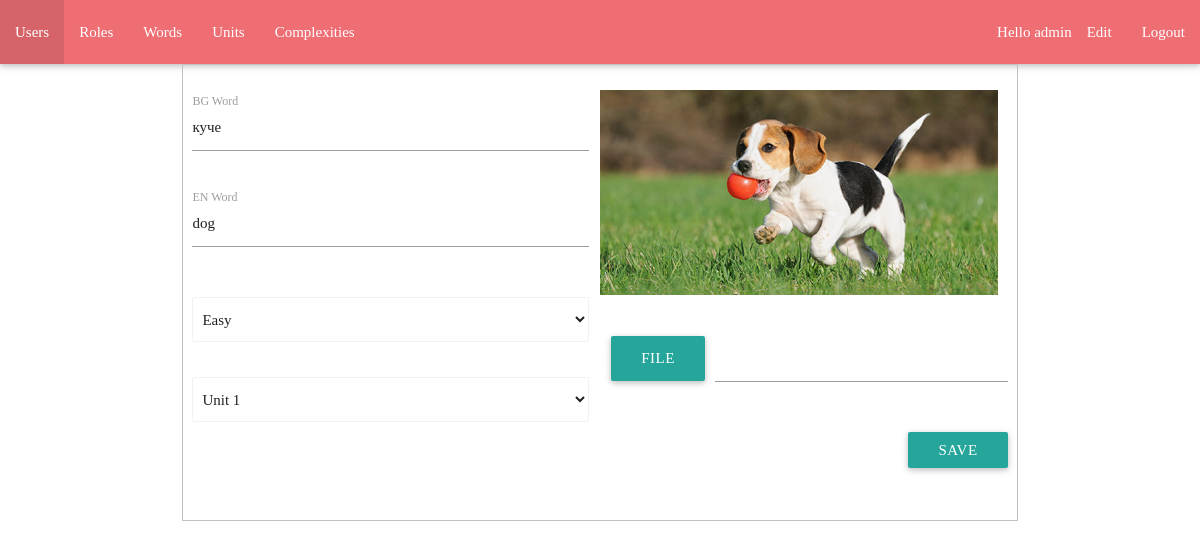
The app's page /edit_word.php?id=1 (signed in) with its own data.
### tables this page shows
CREATE TABLE `words` (
  `id` int(10) UNSIGNED NOT NULL,
  `bgword` varchar(50) NOT NULL,
  `enword` varchar(50) NOT NULL,
  `imagepath` varchar(255) DEFAULT NULL,
  `complexity_id` int(11) NOT NULL,
  `unit_id` int(11) NOT NULL
);

CREATE TABLE `complexities` (
  `id` int(11) UNSIGNED NOT NULL,
  `name` varchar(50) NOT NULL
);

CREATE TABLE `units` (
  `id` int(11) NOT NULL,
  `name` varchar(55) NOT NULL
);

### DAL/WordsRepository.php (called while the page is built, shortened)
<?php
require_once '/models/Word.php';
class WordsRepository
{
	private $connection;
	public function __construct() {
		$url = 'localhost';
		$dbUsername = 'root';
		$dbPass = '';
		$dbName = 'learn-english';
		$this->connection = new mysqli($url, $dbUsername, $dbPass, $dbName);
		mysqli_set_charset($this->connection, 'utf8');
	}
	function getById($id) {
		$words = $this->getAll();
		foreach ($words as $w) {
			if ($w->getId() == $id) {
				return $w;
			}
		}
		return null;
	}
	function getAll() {
		$result = $this->connection->query("SELECT * FROM `words`");
		$words = array();
		while ($row = $result->fetch_assoc()) {
			$word = new Word();
			$word->setId($row["id"]);
			$word->setBgWord($row["bgword"]);
			$word->setEnWord($row["enword"]);
			$word->setImagePath($row["imagepath"]);
			$word->setComplexityId($row["complexity_id"]);
			$word->setUnitId($row["unit_id"]);
			array_push($words, $word);
		}
		return $words;
	}
}

### models/Word.php (called while the page is built, shortened)
<?php
class Word
{
	private $id;
	private $bgword;
	private $enword;
	private $imagepath;
	private $complexity_id;
	private $unit_id;
	public function getId() {
		return $this->id;
	}
	public function getBgWord() {
		return $this->bgword;
	}
	public  function getEnWord() {
		return $this->enword;
	}
	public  function getImagePath() {
		return $this->imagepath;
	}
	public  function getComplexityId() {
		return $this->complexity_id;
	}
	public  function getUnitId() {
		return $this->unit_id;
	}
	public function setId($id) {
		$this->id = $id;
	}
	public function setBgWord($bg_word) {
		$this->bgword = $bg_word;
	}
	public function setEnWord($en_word) {
		$this->enword = $en_word;
	}
	public  function setImagePath($path) {
		$this->imagepath = $path;
	}
	public  function setComplexityId($complexity_id) {
		$this->complexity_id = $complexity_id;
	}
	public  function setUnitId($unit_id) {
		$this->unit_id = $unit_id;
	}
}

### DAL/ComplexitiesRepository.php (called while the page is built, shortened)
<?php
require_once '/models/Complexity.php';
class ComplexitiesRepository
{
	private $connection;
	public function __construct() {
		$url = 'localhost';
		$dbUsername = 'root';
		$dbPass = '';
		$dbName = 'learn-english';
		$this->connection = new mysqli($url, $dbUsername, $dbPass, $dbName);
		mysqli_set_charset($this->connection, 'utf8');
	}
	function getAll() {
		$result = $this->connection->query("SELECT * FROM `complexities`");
		$complexities = array();
		while ($row = $result->fetch_assoc()) {
			$complexity = new Complexity();
			$complexity->setId($row["id"]);
			$complexity->setName($row["name"]);
			array_push($complexities, $complexity);
		}
		return $complexities;
	}
}

### models/Complexity.php (called while the page is built, shortened)
<?php
class Complexity
{
	private $id;
	private $name;
	public function getId() {
		return $this->id;
	}
	public function getName() {
		return $this->name;
	}
	public function setId($id) {
		$this->id = $id;
	}
	public function setName($name) {
		$this->name = $name;
	}
}

### DAL/UnitsRepository.php (called while the page is built, shortened)
<?php
require_once '/models/Unit.php';
class UnitsRepository
{
	private $connection;
	public function __construct() {
		$url = 'localhost';
		$dbUsername = 'root';
		$dbPass = '';
		$dbName = 'learn-english';
		$this->connection = new mysqli($url, $dbUsername, $dbPass, $dbName);
		mysqli_set_charset($this->connection, 'utf8');
	}
	function getAll() {
		$result = $this->connection->query("SELECT * FROM `units`");
		$units = array();
		while ($row = $result->fetch_assoc()) {
			$unit = new Unit();
			$unit->setId($row["id"]);
			$unit->setName($row["name"]);
			array_push($units, $unit);
		}
		return $units;
	}
}

### models/Unit.php (called while the page is built, shortened)
<?php
class Unit
{
	private $id;
	private $name;
	public function getId() {
		return $this->id;
	}
	public function getName() {
		return $this->name;
	}
	public function setId($id) {
		$this->id = $id;
	}
	public function setName($name) {
		$this->name = $name;
	}
}

### edit_word.php (the view, shortened to what this page needs)
<?php
	require_once '/partials/header-admin.php';
	require_once '/DAL/WordsRepository.php';
	require_once '/DAL/ComplexitiesRepository.php';
	require_once '/DAL/UnitsRepository.php';
	$wordsRepository = new WordsRepository();
	$word = new Word();
	if (isset($_GET['id'])) {
		$word = $wordsRepository->getById($_GET['id']);
	}
	$complexitiesRepository = new ComplexitiesRepository();
	$complexities = $complexitiesRepository->getAll();
	$unitsRepository = new UnitsRepository();
	$units = $unitsRepository->getAll();
?>
<div class="well bs-component">
	<form class="form-horizontal" action="" method="POST" enctype="multipart/form-data">
		<fieldset>
			<div class="row">
				<div class="col s6">
					<div class="row">
						<div class="input-field col s12">
							<input type="text" name="bgword" id="bgword" class="validate" value="<?= $word->getBgWord() ?>" required />
							<label for="bgword">BG Word</label>
						</div>
					</div>
					<div class="row">
						<div class="input-field col s12">
							<label for="enword">EN Word</label>
							<input type="text" name="enword" id="enword" value="<?= $word->getEnWord() ?>" req />
						</div>
					</div>
					<div class="row">
						<div class="input-field col s12">
							<select name="complexity" id="complexity">
								<?php
								foreach ($complexities as $c) :
									?>
									<option value="<?= $c->getId() ?>" <?= $c->getId() == $word->getComplexityId() ? 'selected' : '' ?>><?= $c->getName() ?></option>
									<?php
								endforeach;
								?>
							</select>
						</div>
					</div>
					<div class="row">
						<div class="input-field col s12">
							<select name="unit" id="unit">
								<?php
								foreach ($units as $u) :
									?>
									<option value="<?= $u->getId() ?>" <?= $u->getId() == $word->getUnitId() ? 'selected' : '' ?>><?= $u->getName() ?></option>
									<?php
								endforeach;
								?>
							</select>
						</div>
					</div>
				</div>
				<div class="col s6">
					<div class="row">
						<?php
						if (!empty($word->getImagePath()) || $word->getImagePath() != NULL) :
							?>
							<img src="uploads/<?= $word->getImagePath() ?>" alt="" class="word-picture">
							<?php
						endif;
						?>
					</div>
					<div class="row">
						<div class="input-field file-field col s12">
							<div class="btn">
								<span>File</span>
							</div>
							<div class="file-path-wrapper">
								<input class="file-path validate" type="text">
							</div>
						</div>
					</div>
					<div class="row">
						<div class="input-field col right">
							<input type="submit" class="btn" value="Save" />
						</div>
					</div>
				</div>
			</div>
		</fieldset>
	</form>
</div>
<?php
	require_once '/partials/footer.php';
?>

### styles/styles.css (style rules this page uses)
html, body, div, p, img, form, input, a, header, footer, nav, main { margin: 0; padding: 0; font-family: Trebuchet, cursive; }
img { border: none; }
.word-picture { max-width: 95%; }

### records on screen
words: bgword "куче", enword "dog", complexity "Easy", unit "Unit 1", imagepath (picture)

### other values on screen
$_SESSION["LoggedUserUsername"] "admin"
